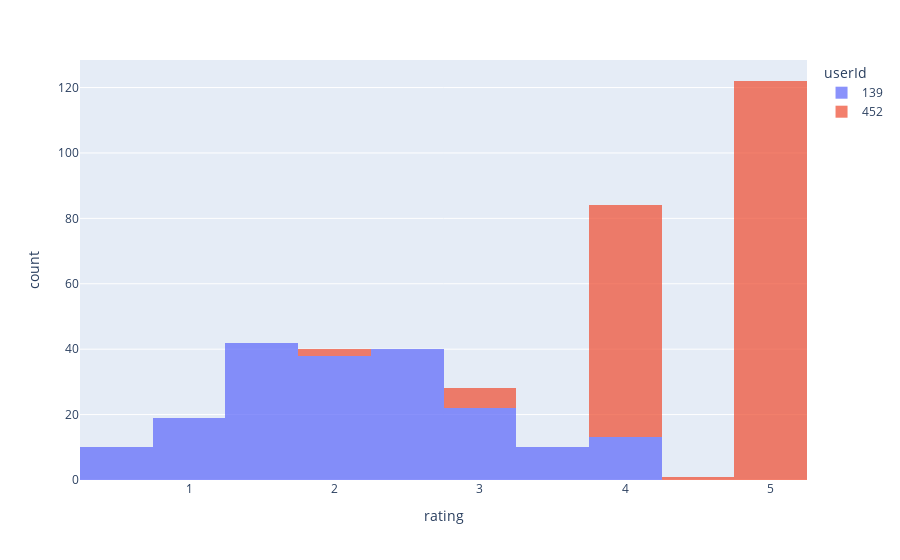

The cell this chart's notebook holds for it:
### Code cell
fig = px.histogram(r_subset, x='rating', color=r_subset.index)
fig.update_traces(opacity=0.75)
fig.show()

### Figure 1 — Plotly figure (JSON) as saved in the notebook; plotly's stock layout.template omitted (floating-point values rounded to 4 significant figures; data arrays with more than 128 entries replaced by an {"elided": "..."} marker saying what was removed)
{"data": [{"alignmentgroup": "True", "bingroup": "x", "hovertemplate": "userId=139<br>rating=%{x}<br>count=%{y}<extra></extra>", "legendgroup": "139", "marker": {"color": "#636efa", "pattern": {"shape": ""}}, "name": "139", "offsetgroup": "139", "opacity": 0.75, "orientation": "v", "showlegend": true, "type": "histogram", "x": {"elided": "194 float values"}, "xaxis": "x", "yaxis": "y"}, {"alignmentgroup": "True", "bingroup": "x", "hovertemplate": "userId=452<br>rating=%{x}<br>count=%{y}<extra></extra>", "legendgroup": "452", "marker": {"color": "#EF553B", "pattern": {"shape": ""}}, "name": "452", "offsetgroup": "452", "opacity": 0.75, "orientation": "v", "showlegend": true, "type": "histogram", "x": {"elided": "202 float values"}, "xaxis": "x", "yaxis": "y"}], "layout": {"barmode": "relative", "legend": {"title": {"text": "userId"}, "tracegroupgap": 0}, "margin": {"t": 60}, "xaxis": {"anchor": "y", "domain": [0, 1], "title": {"text": "rating"}}, "yaxis": {"anchor": "x", "domain": [0, 1], "title": {"text": "count"}}}}
